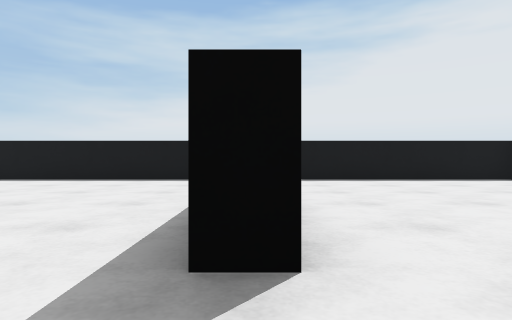
[1] (above)

17 first-person views from a walk through a world built for the Webots simulator. The camera is 0.05 m above the floor, looks level and sees 75° across. The floor is counted in squares, 0.1 m on a side. Each view is taken from the middle of a square. On the plan, view 1 faces up. The plan holds only what a view shows up to about 9 squares ahead; the rest is blank. Robots are left out. Webots' stock objects and surfaces are drawn as simple stand-ins.

[2]
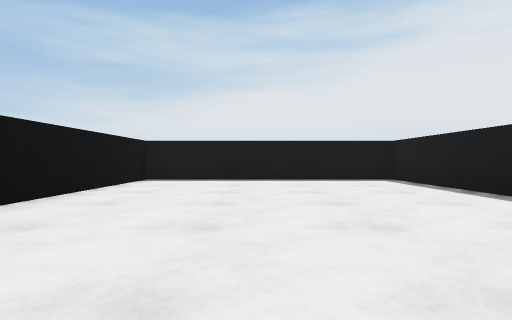

[3]
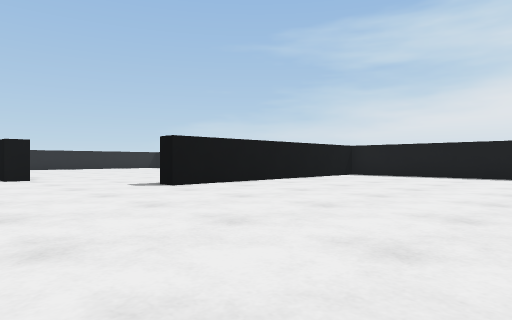

[4]
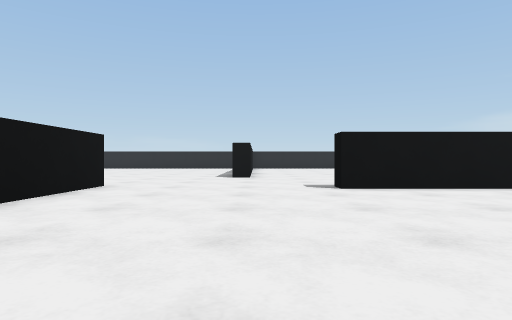

[5]
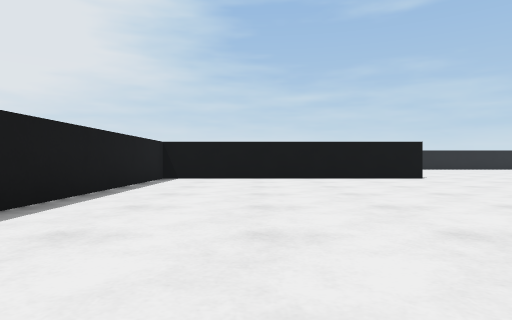

[6]
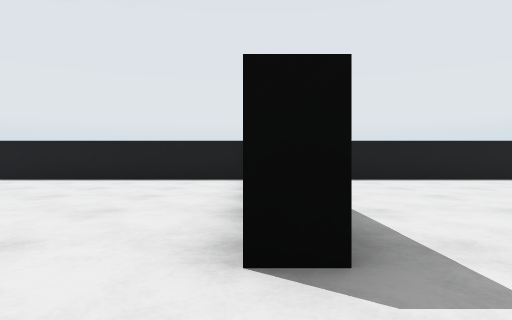

[7]
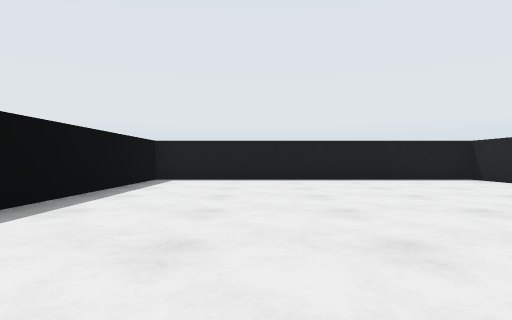

[8]
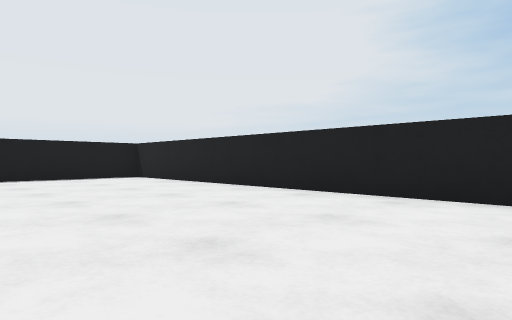

[9]
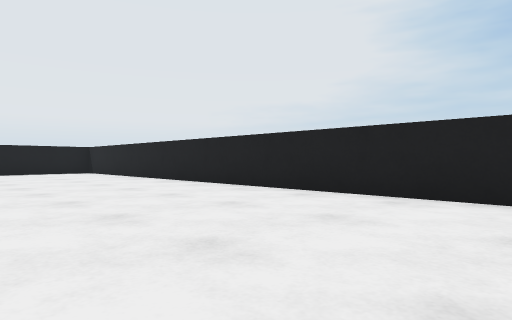

[10]
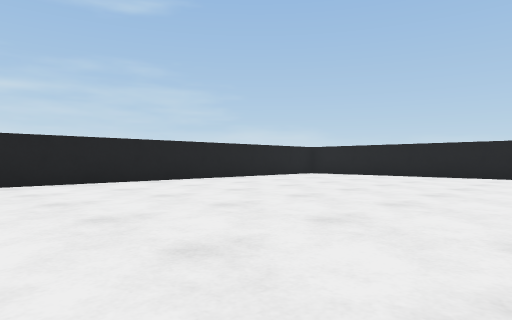

[11]
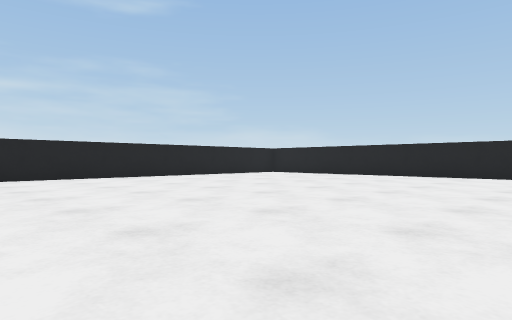

[12]
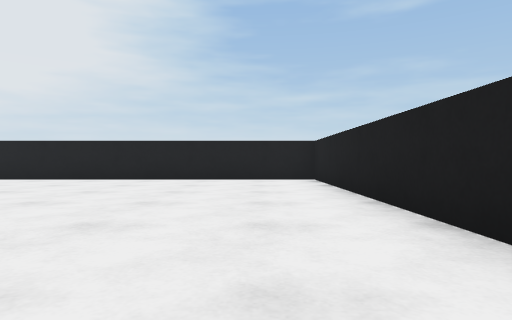

[13]
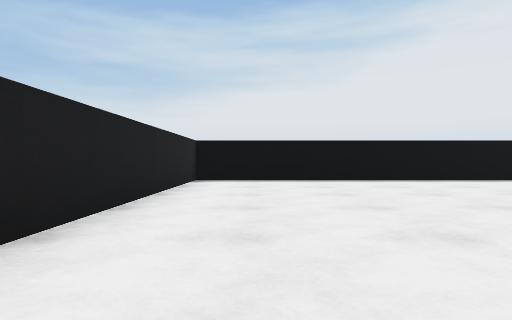

[14]
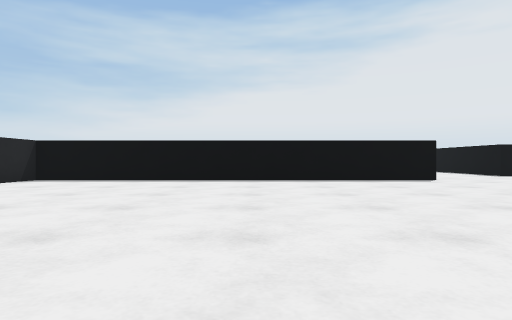

[15]
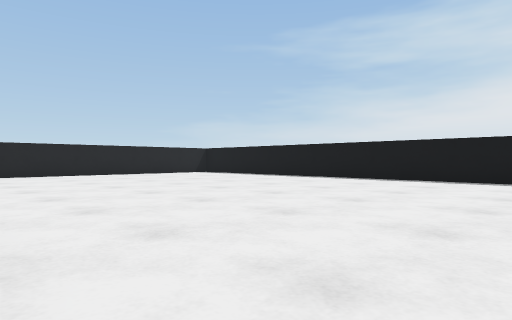

[16]
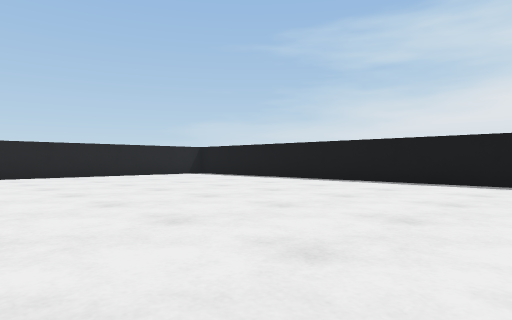

[17]
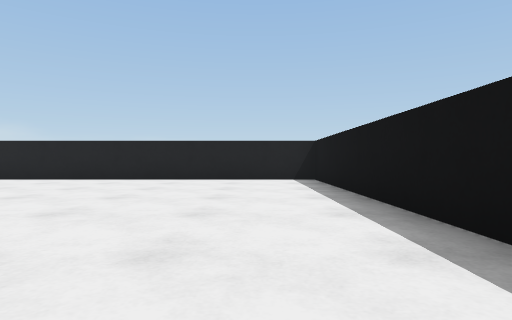

### Floor plan
Ten units are one square. View 1 is at (0, 0); x grows to the right and y downward. Boxes are objects, and circles mark ways between rooms. Rooms are numbered by the first view taken in them; rooms with no view inside come last. Other rooms are left out.
<svg viewBox="-140 -90 210 210">
<path fill="none" stroke="#000" d="M2 -15 -4 -15M-5 29 65 29 65 -6M-35 1 -35 7M65 -6 65 -85 2 -85 2 -15M-35 7 -135 7 -135 115 65 115 65 34 12 34M-16 -85 -135 -85 -135 -4"/>
<circle cx="12" cy="2" r="3" fill="#2a7"/>
<text x="20" y="10">1</text>
<text x="30" y="-50">2</text>
<text x="-40" y="60">3</text>
<text x="-70" y="-50">4</text>
</svg>
Room 1 opens to room 2.

Where each view was taken, in squares from view 1:
view 1: 0 up, 0 right, facing up
view 2: 0 up, 3 right, facing up
view 3: 2 down, 6 right, facing up-left
view 4: 0 up, 6 right, facing left
view 5: 6 up, 4 right, facing down
view 6: 3 down, 2 left, facing right
view 7: 6 down, 2 left, facing right
view 8: 7 down, 3 left, facing down-right
view 9: 7 down, 7 left, facing down-right
view 10: 4 down, 3 left, facing down-left
view 11: 2 down, 3 left, facing down-left
view 12: 3 down, 12 left, facing down
view 13: 9 down, 12 left, facing up
view 14: 9 down, 8 left, facing up
view 15: 0 up, 2 left, facing up-left
view 16: 1 up, 3 left, facing up-left
view 17: 7 up, 5 left, facing left
